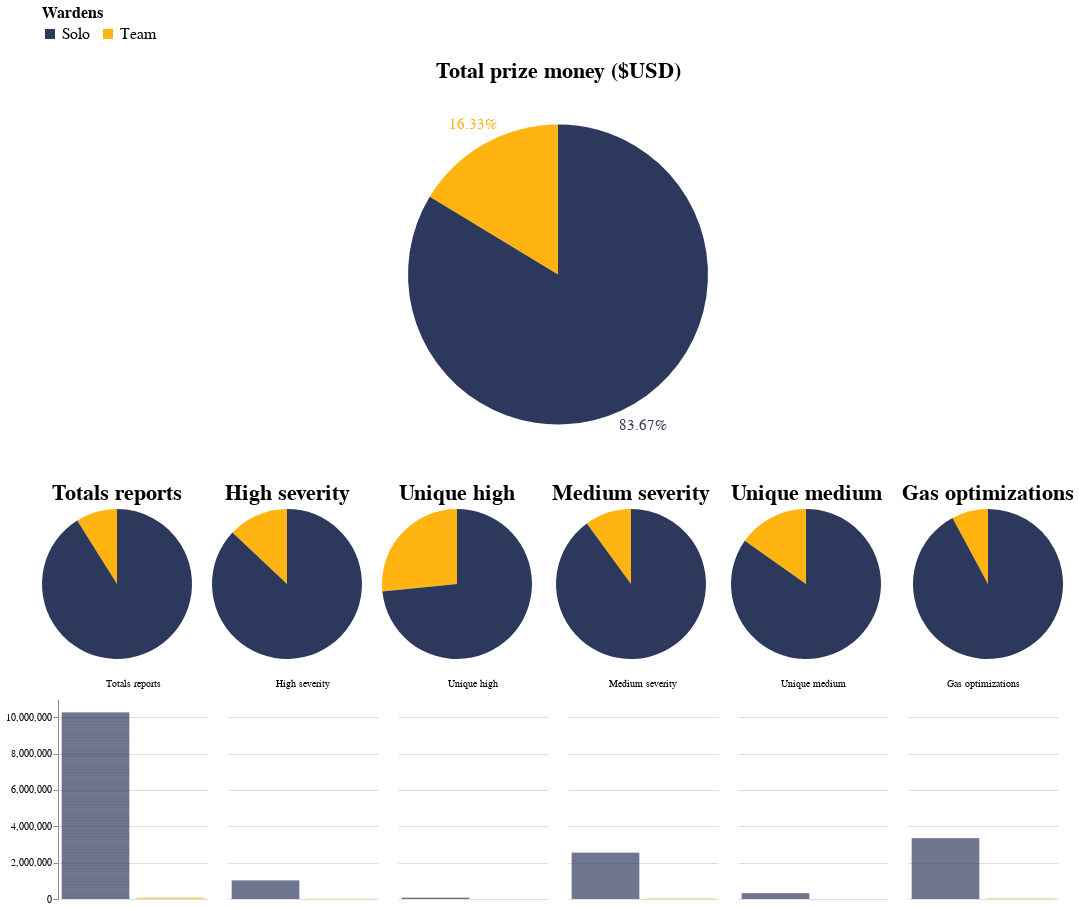

Notebook code cell kept with this figure:
### Markdown cell above
# Comparison of solo wardens VS teams per period

### Code cell
alt.vconcat(total_pie_chart, repeat_pie_charts, grouped_bar_chart, center=True).configure_title(
    fontSize=22
).configure_view(
    strokeWidth=0
)

### Figure 1 — Vega-Lite specification as saved in the notebook (floating-point values rounded to 4 significant figures; data arrays with more than 128 entries replaced by an {"elided": "..."} marker saying what was removed)
{"config": {"view": {"continuousWidth": 400, "continuousHeight": 300, "strokeWidth": 0}, "title": {"fontSize": 22}}, "vconcat": [{"layer": [{"mark": {"type": "arc", "outerRadius": 150}, "encoding": {"color": {"field": "is_team", "legend": {"labelFontSize": 16, "orient": "top", "symbolType": "square", "title": "Wardens", "titleFontSize": 16}, "scale": {"range": ["#2c385c", "#ffb412"]}, "type": "nominal"}, "theta": {"aggregate": "sum", "field": "prize_money", "stack": true, "type": "quantitative"}, "tooltip": [{"field": "is_team", "type": "nominal"}, {"field": "sum_prize_money", "format": "$,", "type": "quantitative"}, {"field": "prize_share", "format": ".2%", "type": "quantitative"}]}, "selection": {"period_selector": {"type": "single", "fields": ["period"], "bind": {"input": "select", "options": ["2022", "2021", "LAST 60 DAYS", "LAST 90 DAYS", "ALL TIME"], "name": "Select a period:"}, "init": {"period": "ALL TIME"}}}, "transform": [{"joinaggregate": [{"op": "sum", "field": "prize_money", "as": "total_prize_money"}]}, {"calculate": "datum.sum_prize_money / datum.total_prize_money", "as": "prize_share"}]}, {"mark": {"type": "text", "radius": 172.5, "size": 15.0}, "encoding": {"color": {"field": "is_team", "legend": {"labelFontSize": 16, "orient": "top", "symbolType": "square", "title": "Wardens", "titleFontSize": 16}, "scale": {"range": ["#2c385c", "#ffb412"]}, "type": "nominal"}, "text": {"field": "prize_share", "format": ".2%", "type": "nominal"}, "theta": {"aggregate": "sum", "field": "prize_money", "stack": true, "type": "quantitative"}, "tooltip": [{"field": "is_team", "type": "nominal"}, {"field": "sum_prize_money", "format": "$,", "type": "quantitative"}, {"field": "prize_share", "format": ".2%", "type": "quantitative"}]}, "transform": [{"joinaggregate": [{"op": "sum", "field": "prize_money", "as": "total_prize_money"}]}, {"calculate": "datum.sum_prize_money / datum.total_prize_money", "as": "prize_share"}]}], "data": {"name": "data-41921662e9dfe48ea2a057068ae4364d"}, "height": 375.0, "title": "Total prize money ($USD)", "transform": [{"filter": {"selection": "period_selector"}}], "width": 375.0}, {"hconcat": [{"mark": {"type": "arc", "outerRadius": 75.0}, "encoding": {"color": {"field": "is_team", "legend": null, "scale": {"range": ["#2c385c", "#ffb412"]}, "type": "nominal"}, "theta": {"aggregate": "sum", "field": "total_reports", "stack": true, "type": "quantitative"}, "tooltip": [{"field": "is_team", "type": "nominal"}, {"aggregate": "sum", "field": "total_reports", "type": "quantitative"}, {"field": "share", "format": ".2%", "type": "quantitative"}]}, "height": 150, "selection": {"period_selector": {"type": "single", "fields": ["period"], "bind": {"input": "select", "options": ["2022", "2021", "LAST 60 DAYS", "LAST 90 DAYS", "ALL TIME"], "name": "Select a period:"}, "init": {"period": "ALL TIME"}}}, "title": "Totals reports", "transform": [{"joinaggregate": [{"op": "sum", "field": "total_reports", "as": "total"}], "groupby": ["period"]}, {"calculate": "datum.sum_total_reports / datum.total", "as": "share"}, {"filter": {"selection": "period_selector"}}], "width": 150}, {"mark": {"type": "arc", "outerRadius": 75.0}, "encoding": {"color": {"field": "is_team", "legend": null, "scale": {"range": ["#2c385c", "#ffb412"]}, "type": "nominal"}, "theta": {"aggregate": "sum", "field": "high_all", "stack": true, "type": "quantitative"}, "tooltip": [{"field": "is_team", "type": "nominal"}, {"aggregate": "sum", "field": "high_all", "type": "quantitative"}, {"field": "share", "format": ".2%", "type": "quantitative"}]}, "height": 150, "selection": {"period_selector": {"type": "single", "fields": ["period"], "bind": {"input": "select", "options": ["2022", "2021", "LAST 60 DAYS", "LAST 90 DAYS", "ALL TIME"], "name": "Select a period:"}, "init": {"period": "ALL TIME"}}}, "title": "High severity", "transform": [{"joinaggregate": [{"op": "sum", "field": "high_all", "as": "total"}], "groupby": ["period"]}, {"calculate": "datum.sum_high_all / datum.total", "as": "share"}, {"filter": {"selection": "period_selector"}}], "width": 150}, {"mark": {"type": "arc", "outerRadius": 75.0}, "encoding": {"color": {"field": "is_team", "legend": null, "scale": {"range": ["#2c385c", "#ffb412"]}, "type": "nominal"}, "theta": {"aggregate": "sum", "field": "high_solo", "stack": true, "type": "quantitative"}, "tooltip": [{"field": "is_team", "type": "nominal"}, {"aggregate": "sum", "field": "high_solo", "type": "quantitative"}, {"field": "share", "format": ".2%", "type": "quantitative"}]}, "height": 150, "selection": {"period_selector": {"type": "single", "fields": ["period"], "bind": {"input": "select", "options": ["2022", "2021", "LAST 60 DAYS", "LAST 90 DAYS", "ALL TIME"], "name": "Select a period:"}, "init": {"period": "ALL TIME"}}}, "title": "Unique high", "transform": [{"joinaggregate": [{"op": "sum", "field": "high_solo", "as": "total"}], "groupby": ["period"]}, {"calculate": "datum.sum_high_solo / datum.total", "as": "share"}, {"filter": {"selection": "period_selector"}}], "width": 150}, {"mark": {"type": "arc", "outerRadius": 75.0}, "encoding": {"color": {"field": "is_team", "legend": null, "scale": {"range": ["#2c385c", "#ffb412"]}, "type": "nominal"}, "theta": {"aggregate": "sum", "field": "med_all", "stack": true, "type": "quantitative"}, "tooltip": [{"field": "is_team", "type": "nominal"}, {"aggregate": "sum", "field": "med_all", "type": "quantitative"}, {"field": "share", "format": ".2%", "type": "quantitative"}]}, "height": 150, "selection": {"period_selector": {"type": "single", "fields": ["period"], "bind": {"input": "select", "options": ["2022", "2021", "LAST 60 DAYS", "LAST 90 DAYS", "ALL TIME"], "name": "Select a period:"}, "init": {"period": "ALL TIME"}}}, "title": "Medium severity", "transform": [{"joinaggregate": [{"op": "sum", "field": "med_all", "as": "total"}], "groupby": ["period"]}, {"calculate": "datum.sum_med_all / datum.total", "as": "share"}, {"filter": {"selection": "period_selector"}}], "width": 150}, {"mark": {"type": "arc", "outerRadius": 75.0}, "encoding": {"color": {"field": "is_team", "legend": null, "scale": {"range": ["#2c385c", "#ffb412"]}, "type": "nominal"}, "theta": {"aggregate": "sum", "field": "med_solo", "stack": true, "type": "quantitative"}, "tooltip": [{"field": "is_team", "type": "nominal"}, {"aggregate": "sum", "field": "med_solo", "type": "quantitative"}, {"field": "share", "format": ".2%", "type": "quantitative"}]}, "height": 150, "selection": {"period_selector": {"type": "single", "fields": ["period"], "bind": {"input": "select", "options": ["2022", "2021", "LAST 60 DAYS", "LAST 90 DAYS", "ALL TIME"], "name": "Select a period:"}, "init": {"period": "ALL TIME"}}}, "title": "Unique medium", "transform": [{"joinaggregate": [{"op": "sum", "field": "med_solo", "as": "total"}], "groupby": ["period"]}, {"calculate": "datum.sum_med_solo / datum.total", "as": "share"}, {"filter": {"selection": "period_selector"}}], "width": 150}, {"mark": {"type": "arc", "outerRadius": 75.0}, "encoding": {"color": {"field": "is_team", "legend": null, "scale": {"range": ["#2c385c", "#ffb412"]}, "type": "nominal"}, "theta": {"aggregate": "sum", "field": "gas_all", "stack": true, "type": "quantitative"}, "tooltip": [{"field": "is_team", "type": "nominal"}, {"aggregate": "sum", "field": "gas_all", "type": "quantitative"}, {"field": "share", "format": ".2%", "type": "quantitative"}]}, "height": 150, "selection": {"period_selector": {"type": "single", "fields": ["period"], "bind": {"input": "select", "options": ["2022", "2021", "LAST 60 DAYS", "LAST 90 DAYS", "ALL TIME"], "name": "Select a period:"}, "init": {"period": "ALL TIME"}}}, "title": "Gas optimizations", "transform": [{"joinaggregate": [{"op": "sum", "field": "gas_all", "as": "total"}], "groupby": ["period"]}, {"calculate": "datum.sum_gas_all / datum.total", "as": "share"}, {"filter": {"selection": "period_selector"}}], "width": 150}], "data": {"name": "data-41921662e9dfe48ea2a057068ae4364d"}, "resolve": {"scale": {"theta": "independent"}}}, {"data": {"name": "data-79f98c9669d6ddb4ed4a025768a930ff"}, "mark": "bar", "encoding": {"color": {"field": "is_team", "type": "nominal"}, "column": {"field": "key", "sort": {"field": "order", "order": "ascending"}, "title": null, "type": "nominal"}, "tooltip": [{"field": "is_team", "type": "nominal"}, {"field": "value", "type": "quantitative"}], "x": {"axis": null, "field": "is_team", "title": null, "type": "ordinal"}, "y": {"axis": {"title": null}, "field": "value", "scale": {"type": "linear"}, "type": "quantitative"}}, "height": 200, "selection": {"period_selector": {"type": "single", "fields": ["period"], "bind": {"input": "select", "options": ["2022", "2021", "LAST 60 DAYS", "LAST 90 DAYS", "ALL TIME"], "name": "Select a period:"}, "init": {"period": "ALL TIME"}}}, "transform": [{"fold": ["Totals reports", "High severity", "Unique high", "Medium severity", "Unique medium", "Gas optimizations"]}, {"calculate": "{'Totals reports': 0, 'High severity': 1, 'Unique high': 2, 'Medium severity': 3, 'Unique medium': 4, 'Gas optimizations': 5}[datum.key]", "as": "order"}, {"filter": {"selection": "period_selector"}}], "width": {"step": 75.0}}], "center": true, "$schema": "https://vega.github.io/schema/vega-lite/v4.17.0.json", "datasets": {"data-41921662e9dfe48ea2a057068ae4364d": {"elided": "2186 records"}, "data-79f98c9669d6ddb4ed4a025768a930ff": {"elided": "2186 records"}}}
